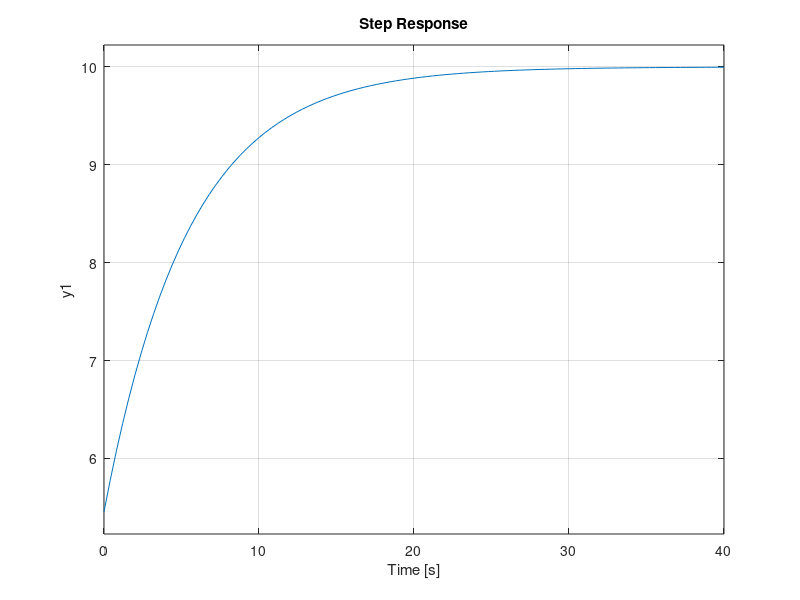
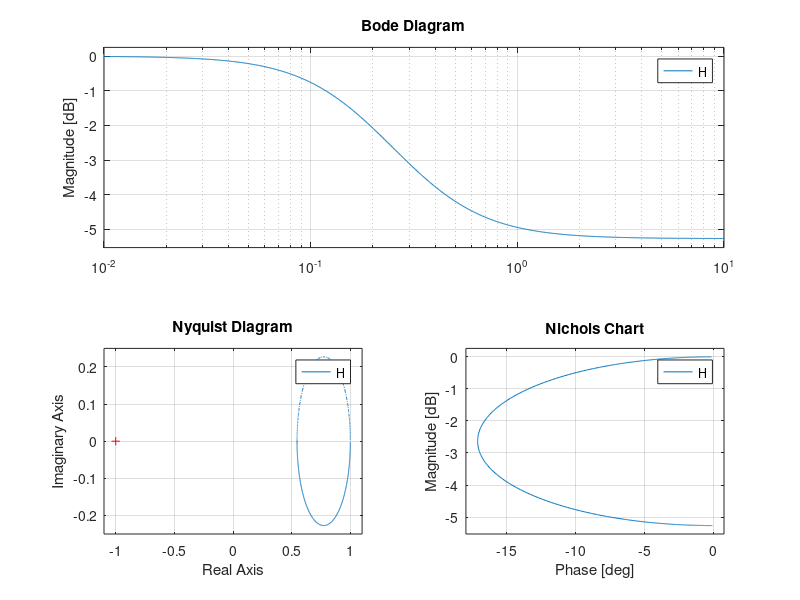
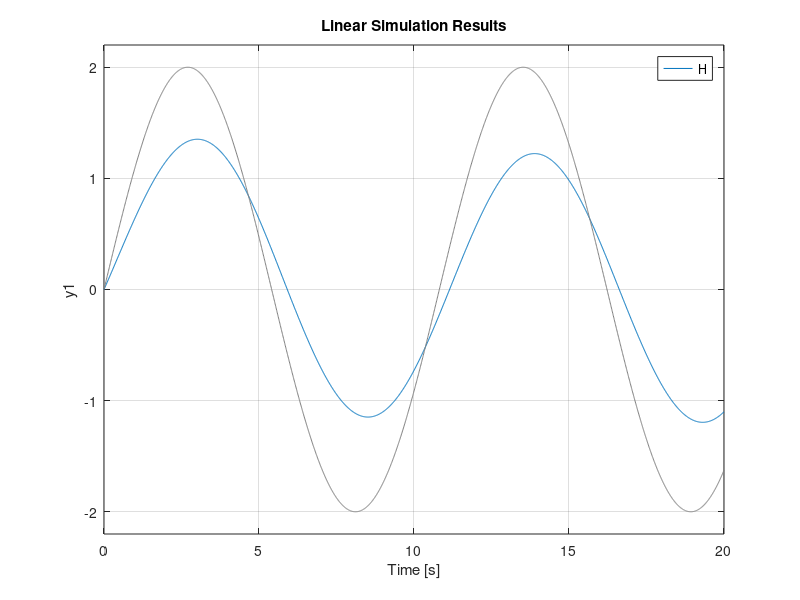
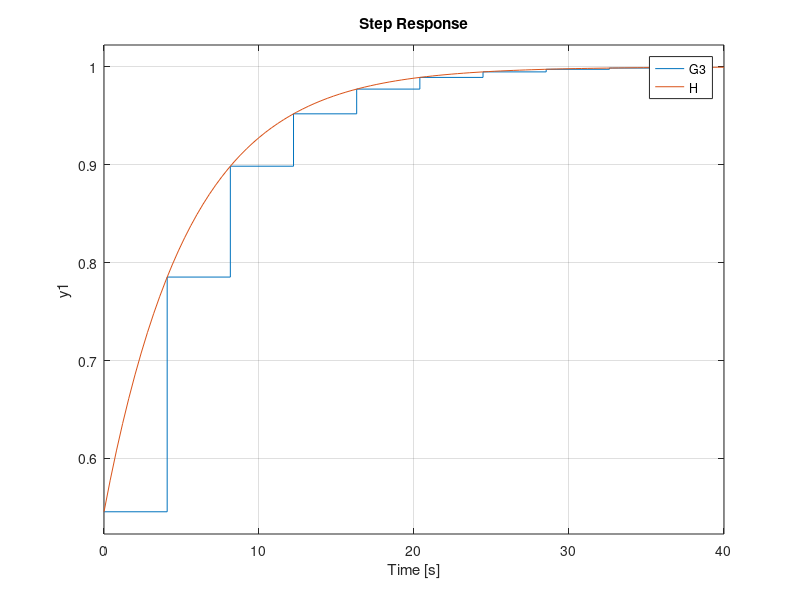

Recreate these plots in MATLAB, in order.
%%%%%%%%%%%%%%%%%%%%%%%%%%%%%%%%%%%%%%%%%%%%%
%%%%%%%%%modelisation d'un systeme%%%%%%%%%%%
%%%%%%%%%%%%%%%%%%%%%%%%%%%%%%%%%%%%%%%%%%%%%


%%%%%%%%%%%%%%%%%3.1%%%%%%%%%%%%%%%%%%%%%%%%%
R = 10000;
R1 = 12000;
C = 0.000247;
K=1;
taux =  C *(R + R1);
amda = R1 / (R + R1);
x = K * amda * taux;
num = [ x K];
den = [ taux 1 ];
H = tf(num,den);
%%%%%%%%%%%%%%%%%3.2%%%%%%%%%%%%%%%%%%%%%%%%%
figure(1),step(10*H)

figure(2)
subplot(221),step(H)
subplot(222),bode(H)
subplot(223),nyquist(H)
subplot(224),nichols(H)
%%%%%%%%%%%%%%%%%%%%%%3.4%%%%%%%%%%%%%%%%%%%%
figure(3)
dim_2 = sqrt(taux * amda);
 
W = 1/dim_2;
t = 0:0.01:20;
n=size(t);
%%pour avoir une entrer sinsuidaler
u=2*sin(W * t);
lsim(H,u,t)
%%%%%%%%%%%%%%%%%%%%%%4%%%%%%%%%%%%%%%%%%%%
Te_min = 0.25 * taux;
Te_max = 1.25 * taux;
Te = (Te_min + Te_max)/2;

%%G1 = c2d(h,Te_min)
%%G2 = c2d(h,Te_max)
G3 = c2d(H,Te)
figure(4),step(G3,H)






